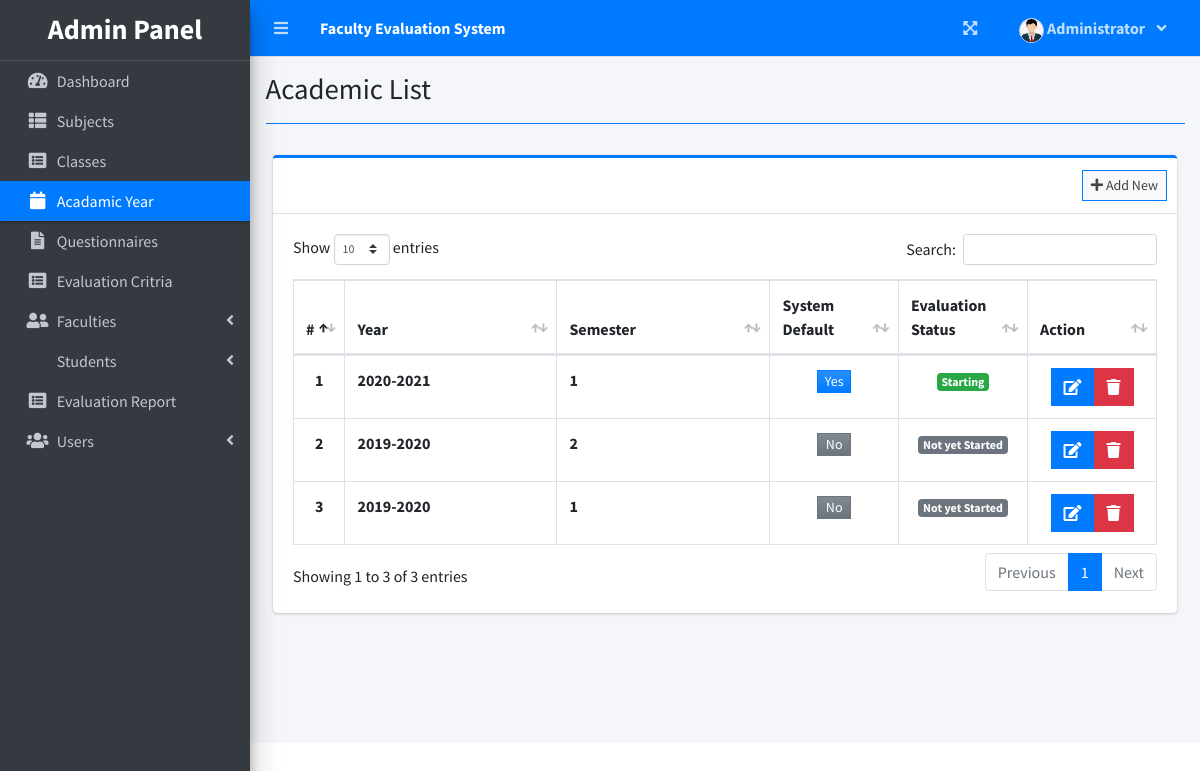
The app's page /index.php?page=academic_list (signed in) with its own data.
### tables this page shows
CREATE TABLE `academic_list` (
  `id` int(30) NOT NULL,
  `year` text NOT NULL,
  `semester` int(30) NOT NULL,
  `is_default` tinyint(1) NOT NULL DEFAULT 0,
  `status` int(1) NOT NULL DEFAULT 0 COMMENT '0=Pending,1=Start,2=Closed'
);

### admin/academic_list.php (the view, shortened to what this page needs)
<?php include'db_connect.php' ?>
<div class="col-lg-12">
	<div class="card card-outline card-primary">
		<div class="card-header">
			<div class="card-tools">
				<a class="btn btn-block btn-sm btn-default btn-flat border-primary new_academic" href="javascript:void(0)"><i class="fa fa-plus"></i> Add New</a>
			</div>
		</div>
		<div class="card-body">
			<table class="table tabe-hover table-bordered" id="list">
				<colgroup>
					<col width="5%">
					<col width="25%">
					<col width="25%">
					<col width="15%">
					<col width="15%">
					<col width="15%">
				</colgroup>
				<thead>
					<tr>
						<th class="text-center">#</th>
						<th>Year</th>
						<th>Semester</th>
						<th>System Default</th>
						<th>Evaluation Status</th>
						<th>Action</th>
					</tr>
				</thead>
				<tbody>
					<?php
					$i = 1;
					$qry = $conn->query("SELECT * FROM academic_list order by abs(year) desc,abs(semester) desc ");
					while($row= $qry->fetch_assoc()):
					?>
					<tr>
						<th class="text-center"><?php echo $i++ ?></th>
						<td><b><?php echo $row['year'] ?></b></td>
						<td><b><?php echo $row['semester'] ?></b></td>
						<td class="text-center">
							<?php if($row['is_default'] == 0): ?>
								<button type="button" class="btn btn-secondary bg-gradient-secondary col-sm-4 btn-flat btn-sm px-1 py-0 make_default" data-id="<?php echo $row['id'] ?>">No</button>
							<?php else: ?>
								<button type="button" class="btn btn-primary bg-gradient-primary col-sm-4 btn-flat btn-sm px-1 py-0">Yes</button>
							<?php endif; ?>
						</td>
						<td class="text-center">
							<?php if($row['status'] == 0): ?>
								<span class="badge badge-secondary">Not yet Started</span>
							<?php elseif($row['status'] == 1): ?>
								<span class="badge badge-success">Starting</span>
							<?php elseif($row['status'] == 2): ?>
								<span class="badge badge-primary">Closed</span>
							<?php endif; ?>
						</td>
						<td class="text-center">
		                    <div class="btn-group">
		                        <a href="javascript:void(0)" data-id='<?php echo $row['id'] ?>' class="btn btn-primary btn-flat manage_academic">
		                          <i class="fas fa-edit"></i>
		                        </a>
		                        <button type="button" class="btn btn-danger btn-flat delete_academic" data-id="<?php echo $row['id'] ?>">
		                          <i class="fas fa-trash"></i>
		                        </button>
	                      </div>
						</td>
					</tr>
				<?php endwhile; ?>
				</tbody>
			</table>
		</div>
	</div>
</div>

### records on screen
academic_list: year "2020-2021", semester "1", is_default "Yes", status "Starting"
academic_list: year "2019-2020", semester "2", status "Not yet Started"
academic_list: year "2019-2020", semester "1", status "Not yet Started"

### other values on screen
$_SESSION['system']['name'] "Faculty Evaluation System"
$_SESSION['login_firstname'] "Administrator"
$title "Academic List"
